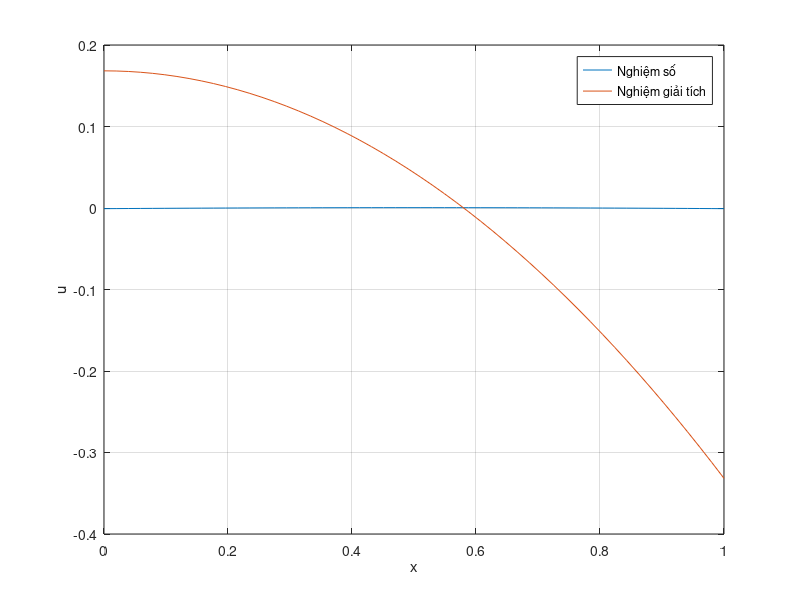

Here is the MATLAB script that generated this plot:
%% ------------------------------------------------------------------------
%% BÀI 2: ĐIỀU KIỆN NEUMANN
%% ------------------------------------------------------------------------
% Bài toán: -u'' = 1, x ∈ [0,1]
%          u'(0) = 0, u'(1) = 0
% Nghiệm giải tích: u(x) = -x²/2 + x/2 + C (chọn C sao cho ∫u dx = 0)
a=0; b=1;
n = 50;
h =(b-a)/(n+1);
x = linspace(a,b,n+2)';
du_a =0; du_b=0;
f = @(x) ones(size(x));
A = spdiags(ones(n+2,1)*[1 -2 1],-1:1, n+2,n+2)/h^2;
A(1,1) =-2/h^2;A(1,2) = 2/h^2;
A(end,end) = -2/h^2;A(end,end-1)=2/h^2;
F = f(x);
F(1) = F(1) - 2*du_a/h;
F(end) = F(end) +2*du_b/h;

u_num = A \ F;
u_num = u_num - mean(u_num);

u_exact = -x.^2/2 + 1/6;
u_exact = u_exact - mean(u_exact);
% So sánh nghiệm

figure;
plot(x, u_num, x, u_exact);
xlabel('x');
ylabel('u');
legend('Nghiệm số', 'Nghiệm giải tích');
grid on;
